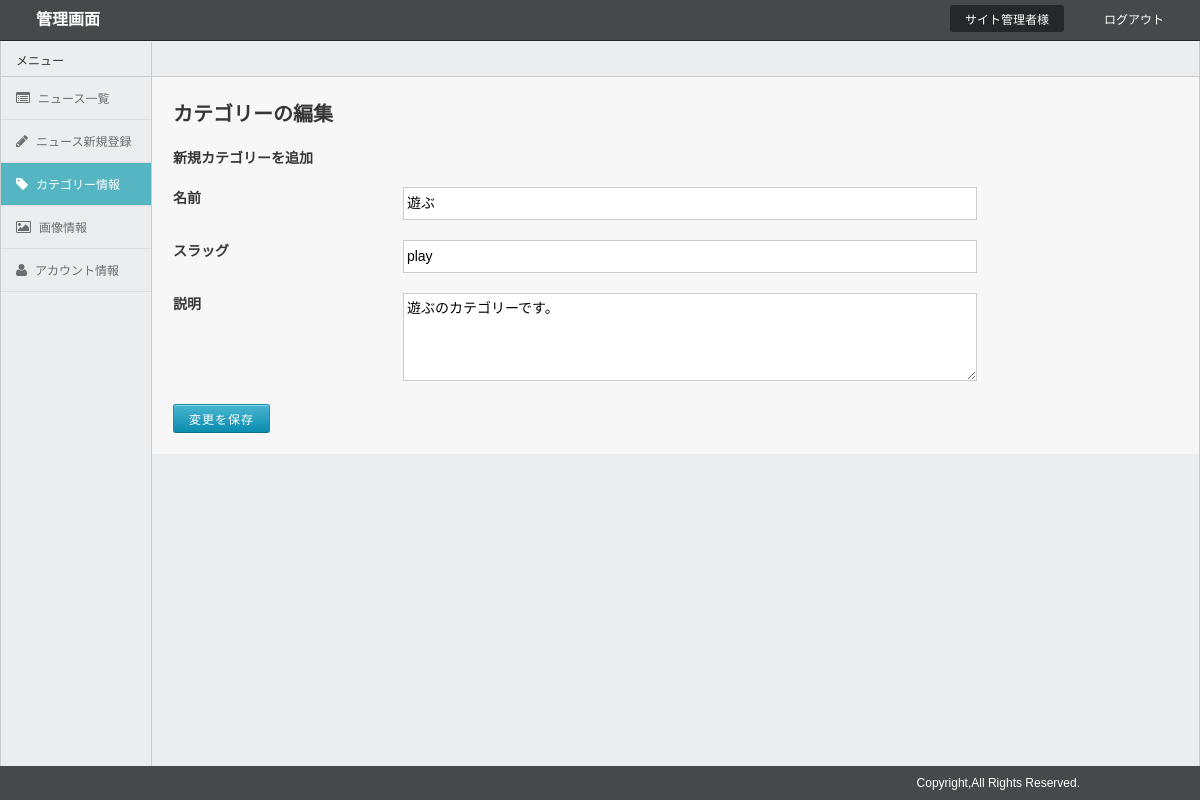
Page /admin/edit-category.php?id=1 (signed in) on the committed database.
### tables this page shows
CREATE TABLE IF NOT EXISTS `category` (
  `cat_id` int(11) NOT NULL,
  `cat_name` varchar(128) NOT NULL,
  `cat_slug` varchar(128) NOT NULL,
  `cat_description` varchar(1024) NOT NULL
);

### admin/edit-category.php (the view, shortened to what this page needs)
<?php
include "config.php";
if(count($_POST) > 0){
    $id = $_POST["id"];
    $catTitle = htmlspecialchars($_POST["catTitle"], ENT_QUOTES, 'UTF-8');
    $catSlug = htmlspecialchars($_POST["catSlug"], ENT_QUOTES, 'UTF-8');
    $catDesc = htmlspecialchars($_POST["catDesc"], ENT_QUOTES, 'UTF-8');
    $sql = "INSERT INTO category (cat_id, cat_name, cat_slug, cat_description) VALUES (NULL, '" . $catTitle . "', '" . $catSlug . "', '" . $catDesc . "') ";
    $sql = "UPDATE category set cat_name = '" . $catTitle . "', cat_slug = '" . $catSlug . "', cat_description = '" . $catDesc . "' WHERE cat_id = " . $id;
    $stmt = $pdo->prepare($sql);
    $result = $stmt->execute();
    header("Location: edit-category.php?id=".$id."&result=".$result);
}else{
    $id = $_GET["id"];
    $sql = "SELECT * FROM category WHERE cat_id = :id";
    $stmt = $pdo->prepare($sql);
    $stmt->bindValue(':id', $id, PDO::PARAM_INT);
    $stmt->execute();
    $results = $stmt->fetchAll(PDO::FETCH_ASSOC);
    foreach($results as $row) {
        $catTitle = $row["cat_name"];
        $catSlug = $row["cat_slug"];
        $catDesc = nl2br(htmlspecialchars_decode($row["cat_description"]));
    }
}
include "header.php";
include "sidebar.php";
?>
         <div id="main">
            <div class="body_cont">
             <div class="control">
             </div>
             <div class="section">
                <h3>カテゴリーの編集</h3>
                <form action="edit-category.php" method="post" class="edit-category">
                <div class="categoryArea">
                    <div class="addCategory">
                        <h4>新規カテゴリーを追加</h4>
                        <form action="" method="post">
                        <dl>
                            <dt>名前</dt>
                            <dd><input type="text" name="catTitle" value="<?php echo $catTitle; ?>"></dd>
                            <dt>スラッグ</dt>
                            <dd><input type="text" name="catSlug" value="<?php echo $catSlug; ?>"></dd>
                            <dt>説明</dt>
                            <dd><textarea name="catDesc" id="" rows="5"><?php echo $catDesc; ?></textarea></dd>
                        </dl>
                        <input type="submit" value="変更を保存" class="clk-btn">
                        </form>
                    </div>
                </div>
                </form>
            </div>
        </div>
<?php
include "footer.php";
?>

### admin/css/common.css (style rules this page uses)
html { font-size: 62.5%; }
body { font-size: 1.2rem; }
html,body { height: 100%; }
body { font-size: 9pt; line-height: normal; letter-spacing: normal; color: #363636; background-color: #ebedef; -webkit-box-sizing: border-box; -moz-box-sizing: border-box; box-sizing: border-box; }
#main { overflow: hidden; margin-left: 151px; background-color: #fff; position: relative; z-index: 2; }
.body_cont { width: 100%; }
.control { height: 36px; background-color: #ebedef; border-bottom: 1px solid #cacaca; overflow: hidden; position: relative; }
textarea { width: 80%; border: 1px solid #ccc; }
input[type="text"], input[type="password"] { border: 1px solid #ccc; line-height: 180%; padding: 1px; }
input[type="submit"], input[type="button"], .tbl2 td .photo a { border-radius: 3px; background-color: #00a4bb; border: 1px solid #007b8c; color: #fff; cursor: pointer; padding: 3px 10px; font-size: 12px; letter-spacing: 1px; }
#wrapper .clk-btn { background-color: #0a8cad; -webkit-box-shadow: 0 1px 0 #89d9ed inset; box-shadow: 0 1px 0 #89d9ed inset; background-image: -moz-linear-gradient(top, #49b6d1, #0a8cad); background-image: -webkit-gradient(linear, left top, left bottom, color-stop(0.00, #49b6d1), color-stop(1.0, #0a8cad)); border: 1px solid #248ca6; border-bottom-color: #117088; padding: 5px 15px; color: #ffffff; }

### admin/css/contents.css (style rules this page uses)
.section { padding: 2%; background-color: #f7f7f7; }
.section h3 { font-size: 2rem; margin-bottom: 2%; }
.categoryArea:after, .edit-category .addCategory dl:after { content: ""; clear: both; display: table; }
.addCategory { width: 250px; float: left; }
.edit-category .addCategory { width: 100%; float: none; }
.addCategory h4 { font-size: 1.4rem; margin-bottom: 20px; }
.addCategory dt { margin-bottom: 3px; }
.addCategory dd { margin-bottom: 20px; }
.addCategory dd input, .addCategory dd textarea { width: 100%; padding: 3px; }
.edit-category .addCategory dl { width: 80%; }
.edit-category .addCategory dt { float: left; width: 200px; font-size: 1.4rem; font-weight: bold; }
.edit-category .addCategory dd { margin-left: 230px; }
.edit-category .addCategory dd input, .edit-category .addCategory dd textarea { font-size: 1.4rem; }

### rows in the picture
category: catTitle "遊ぶ", catSlug "play", catDesc "遊ぶのカテゴリーです。"
